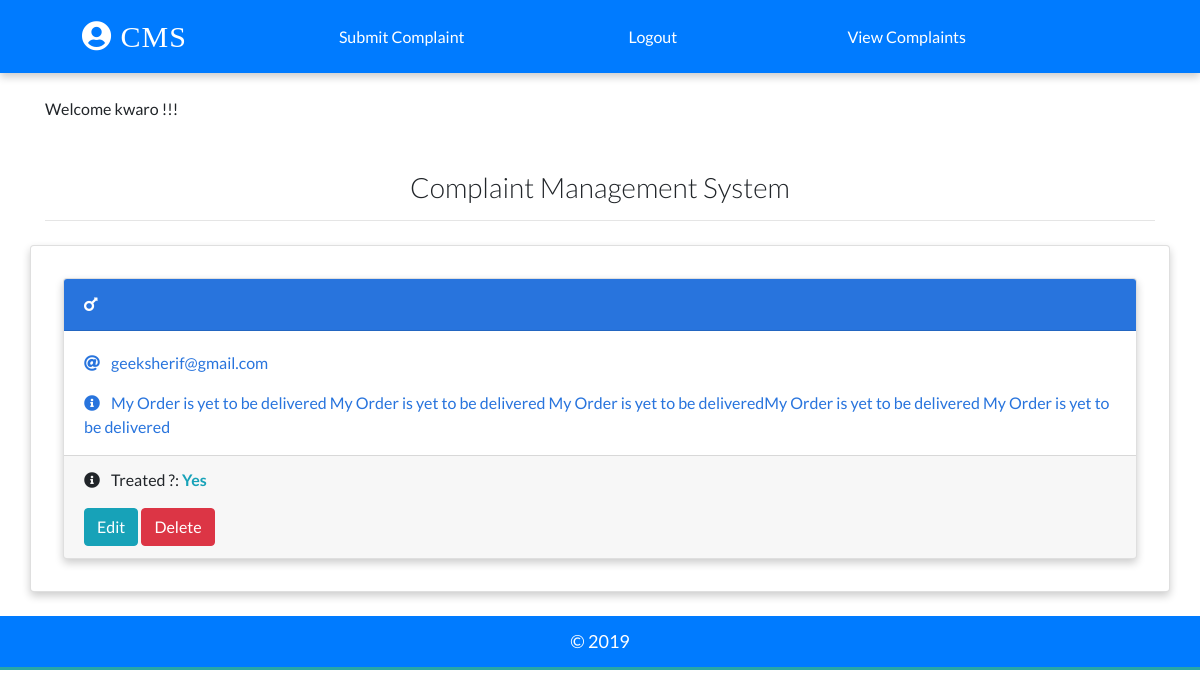
Page /dashboard/view/detail/6/ (signed in) on the committed database.
### complain/models.py (models this page shows, shortened)
class Complain(models.Model):
    customer = models.ForeignKey(User, on_delete=models.CASCADE, default=None)
    complaintitle = models.CharField(max_length=100)
    name = models.CharField(max_length=100)
    email = models.EmailField(max_length=100)
    pn = models.CharField(max_length=100)
    gender = models.CharField(max_length=100, choices=(
        ('m', 'Male'),
        ('f', 'Female')
    ))
    complain = models.TextField()
    treated = models.CharField(max_length=50, choices=(
        ('Yes', 'Yes'),
        ('No', 'No')
    ), null=True, default='No')
    date_added = models.DateTimeField(default=datetime.now)
    class Meta:
        ordering = ['-id']

### complain/views.py (the view)
# urls.py: path('dashboard/view/detail/<int:pk>/', views.complainDetailView.as_view(), name="detail"),
class complainDetailView(DetailView):
    model = Complain
    template_name = 'detail.html'
    def get_queryset(self):
        complains = super().get_queryset()
        return complains.filter(customer=self.request.user)

### templates/detail.html (shortened to what this page needs)
{% extends 'base.html' %}
{% load static %}
{% block content %}
    <div class = "container card p-4 mt-4">
    <div class="card my-2 mx-2 boy-card">
      <div class="card-header">
        <a href="{% url 'detail' complain.id %}" class="text-white header-link"
          ><i class="fas fa-mars mr-2"></i> {{complain.title}} </a>
      </div>
      <div class="card-body pb-0">
        <p>
          <i class="fas fa-at mr-2"></i>
          <a href="mailto:{{complain.email}}">{{complain.email}}</a>
        </p>
        <p><i class="fas fa-info-circle mr-2"></i> {{complain.complain}}</p>
      </div>
      <div class = "card-footer">
        <p><i class="fas fa-info-circle mr-2"></i> Treated ?: {% if complain.treated == 'No' %}<b class = "text-danger">{{complain.treated}}</b>{% else %}<b class = "text-info">{{complain.treated}}</b>{% endif %} </button> </p>
        <a href = "{% url 'viewcomp' complain.id %}" class = "btn btn-info" /> Edit </a>
        <a href = "" class = "btn btn-danger" /> Delete </a>
      </div>
    </div>
    </div>
{% endblock content %}

### templates/base.html (shortened to what this page needs)
{% load static %}
{% load crispy_forms_tags %}
<!DOCTYPE html>
<html lang="en">
  <head>
    <link
      rel="stylesheet"
      href="https://stackpath.bootstrapcdn.com/bootstrap/4.2.1/css/bootstrap.min.css"
    />
    <link rel="stylesheet" href="{% static './css/main.css'%}" />
    <link
      rel="stylesheet"
      href="https://use.fontawesome.com/releases/v5.6.3/css/all.css"
    />
  </head>
  <body>
    <nav class = "bg-primary">
      <a class="logo" href="/">
        <i class="fas fa-user-circle"></i>&nbsp;CMS
      </a>
      {% if request.user.is_authenticated %}
       <a href ="{% url 'dashboard' %}" class = "mr-4 text-white">
      Submit Complaint
      </a>
      <a href ="{% url 'logout' %}" class = "mr-4 text-white">
      Logout
      </a>
      <a href ="{% url 'complains' %}" class = "mr-4 text-white">
      &nbsp; View Complaints
      </a>
      {% else %}
     <p class="feature-link m-0 p-0">
      <a href ="{% url 'login' %}" class = "mr-4 text-white">
      Login
      </a>
      </a>
      {% endif %}
    </nav>
    <br />
    <div class="container">
     {% if user.is_authenticated %}
        <p>Welcome {{ user.username }} !!!</p>
    {% endif %}
    <h3 class="heading font-weight-light text-center text-default"> <br> Complaint Management System</h3>
    <hr />
    </div>
    {% block content %}
    {% endblock content %}
    <footer class="mt-4 p-2 bg-primary">
      <p class="text-center p-1 m-0">&copy; 2019</p>
    </footer>
  </body>
</html>

### static/css/main.css (style rules this page uses)
:root { --back: #29a7a6; --girl: #e64298; --boy: #2874dd; }
body { font-family: Lato, sans-serif; }
nav { font-weight: light; display: flex; justify-content: space-around; background-color: var(--back); align-items: center; padding-top: 12px; padding-bottom: 12px; box-shadow: 0 4px 8px 0 rgba(0, 0, 0, 0.2); }
.logo { font-size: 30px; letter-spacing: 1px; color: white; padding: 2px 12px; border-radius: 8px; font-family: cursive; }
.card { box-shadow: 0 4px 8px 0 rgba(0, 0, 0, 0.2); transition: 0.3s; min-width: 250px; box-sizing: border-box; }
.card-header { font-size: 18px; letter-spacing: 0.5px; text-transform: uppercase; }
.boy-card .card-header { background-color: var(--boy); }
.boy-card .card-body, .boy-card .card-body p a { color: var(--boy); }
.card-body p { cursor: pointer; }
footer { background-color: var(--back); color: white; font-size: 18px; border-bottom: 3px solid var(--back); }

### rows in the picture
Complain: email "geeksherif@gmail.com", complain "My Order is yet to be delivered My Order is yet to be delivered My Order is yet to be deliveredMy Order is yet to be delivered My Order is yet to be delivered", treated "Yes"

### other values in the picture
{{ user.username }} "kwaro"
